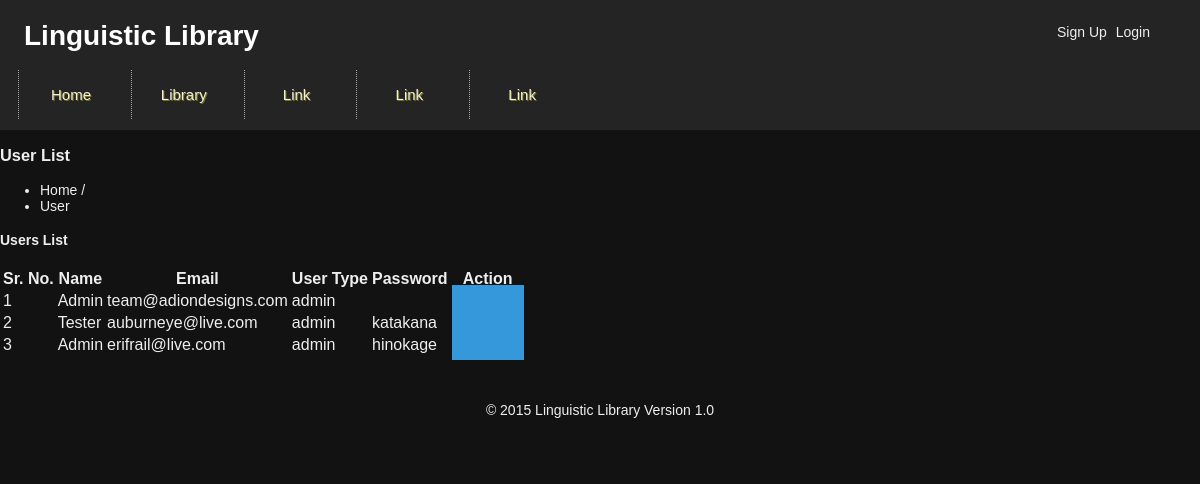
Before: /user_list.php with the older database file.
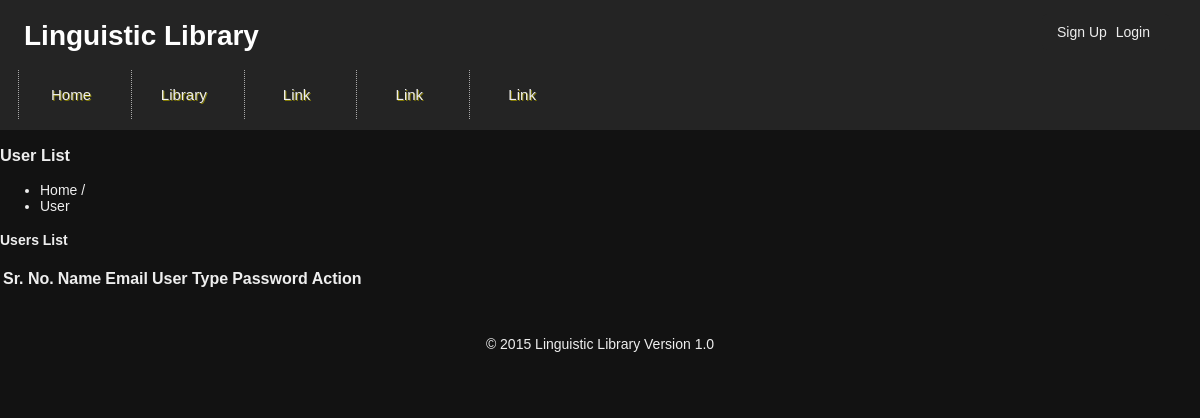
After: the same page with the newer database file.
### tables this page shows
CREATE TABLE IF NOT EXISTS `graphics` (
  `id` int(11) NOT NULL AUTO_INCREMENT,
  `frontpage_background` varchar(255) NOT NULL,
  `banner_background` varchar(255) NOT NULL,
  `favicon` varchar(255) NOT NULL,
  `website_name` varchar(255) NOT NULL,
  `footer_html1` text NOT NULL,
  `footer_html2` text NOT NULL,
  `footer_html3` text NOT NULL,
  PRIMARY KEY (`id`)
);

CREATE TABLE IF NOT EXISTS `navigation_menu` (
  `id` int(11) NOT NULL AUTO_INCREMENT,
  `page_desc` varchar(30) NOT NULL,
  `page_name` varchar(50) NOT NULL,
  `is_page_display` enum('N','Y') NOT NULL,
  `page_order` int(1) NOT NULL,
  `url` text NOT NULL,
  PRIMARY KEY (`id`)
);

CREATE TABLE IF NOT EXISTS `user_register` (
  `id` int(20) NOT NULL AUTO_INCREMENT,
  `name` varchar(20) NOT NULL,
  `display_email` varchar(50) NOT NULL,
  `password` varchar(50) NOT NULL,
  `follow_tags` varchar(255) NOT NULL,
  `user_type` enum('reader','author','admin') NOT NULL,
  `approval_required` enum('N','Y') NOT NULL,
  `date_added` datetime NOT NULL,
  `is_active` enum('N','Y') NOT NULL,
  PRIMARY KEY (`id`)
);

### web/includes/DbSql.inc.php (called while the page is built, shortened)
<?php
Class DBSQL
{
   function DBSQL($DB_NAME)
   {
	  global $DB_HOST,$DB_USER,$DB_PASS;
	  $conn=mysql_connect($DB_HOST,$DB_USER,$DB_PASS);
	  $this->CONN = $conn;
	  return true;
   }
   function select($sql="")
   {
	    $conn = $this->CONN;
	  $results = mysql_query($sql,$conn);
      $count = 0;
      $data = array();
      while ($row =@mysql_fetch_array($results)) {
         $data[$count] = $row;
         $count++;
      }
      return $data;
   }
}
?>

### web/includes/applicationTop.php (called while the page is built, shortened)
<?php
	$myvar	= explode("/",$_SERVER['PHP_SELF']);
	if(in_array("admin",$myvar) || in_array("publisher-admin",$myvar) || in_array("subscriber-admin",$myvar) || in_array("chat",$myvar) )
	{
		$root="../";
	}
	else
	{
		$root="";
	}
	include_once($root."includes/connectdb.php");
	include_once($root."includes/DbSql.inc.php");
	include_once($root."includes/PicSql.inc.php");
	$db		= new PicSQL($DB_NAME);
?>

### web/includes/PicSql.inc.php (called while the page is built, shortened)
<?php
Class PicSQL extends DBSQL
{
	function select_data($sql)
	{
		$result = $this->select($sql);
		return $result;
	}
}
?>

### web/user_list.php (the view, shortened to what this page needs)
<?php
include("header.php");
$res_user	 =	$db->select_data("select * from user_register order by id");
	  ?>
 <h3 class="page-title">User List</h3>
                   <ul class="breadcrumb">
                       <li>
                           <a href="index.php">Home</a>
                           <span class="divider">/</span>
                       </li>
                       <li class="active" title="Users">
                          User
                       </li>
                   </ul>
            <div class="row-fluid">
                <div class="span12">
                <div class="widget gray">
                    <div class="widget-title">
                        <h4><i class="icon-reorder"></i>Users List</h4>
                    </div>
                    <div class="widget-body">
                        <table class="table table-striped table-bordered" id="sample_1">
                            <thead>
                            <tr>
                                <th class="align_center_t">Sr. No.</th>
                                <th class="align_center_t">Name</th>
                                <th class="align_center_t">Email</th>
                                <th class="align_center_t">User Type</th>
                                <th class="align_center_t">Password</th>
                                <th class="align_center_t">Action</th>
                            </tr>
                            </thead>
                            <tbody>
                            <?php if($res_user) {
                            		for($i=0;$i<count($res_user);$i++)
									{
										$user_id=trim($res_user[$i]['id']);
										$user_name=trim($res_user[$i]['name']);
										$user_email=trim($res_user[$i]['display_email']);
										$user_type=trim($res_user[$i]['user_type']);
									    $user_pass=base64_decode(trim($res_user[$i]['password']));
										$user_status=trim($res_user[$i]['is_active']);
                            ?>
                            <tr class="odd gradeX">
                                <td class="align_center_t"><?php echo $i+1; ?></td>
                                <td class="align_center_t"><?php echo $user_name; ?></td>
                                <td class="align_center_t"><?php echo $user_email; ?>
                                </td>
                                <td class="align_center_t"><?php echo $user_type;?></td>
                                <td class="align_center_t"><?php echo $user_pass; ?></td>
                                <td class="align_center_t">
                                    <a style="color: #fff" href="user_list.php?del_id=<?php echo $user_id; ?>" class="btn btn-danger a_hover" title="Delete"><i class="icon-trash"></i></a>
                  <?php if($user_status=='Y')
				 {
			   ?>
			   <a href='user_list.php?deactive=<?php echo $user_id?>' class="btn btn-success" >
		         </a>
		      <?php   }
					else
					{
		      ?>
		       <a href='user_list.php?active=<?php echo $user_id?>' class="btn btn-danger">
		       	<i class="icon-ok"></i>
				 </a>
				<?php
					}
				?>
                                </td>
                            </tr>
                            <?php } } ?>
                            </tbody>
                        </table>
                    </div>
                </div>
                </div>
            </div>
<?php include("footer.php") ?>

### web/header.php (shortened to what this page needs)
<?php
include_once('includes/applicationTop.php');
	?>
	<?php
      $id      =$_GET['id'];
	  $postname=$_GET['postname'];
        ?>
<html><head>
<link rel="stylesheet" type="text/css" href="css/style_1.css">
<link rel="stylesheet" type="text/css" href="css/style_2column.css">
<link rel="stylesheet" href="css/style.css" />
<link rel="stylesheet" type="text/css" href="css/style_homepage.css">
</head>
<body>
<div class="main_wrap2 hwrap">
	<div class="headerbar">
		<?php
							 $sql="SELECT `website_name` FROM `graphics` where id=1";
							 $res =$db->select_data($sql);
							  $name =$res[0]['website_name'];
							 ?>
		<div class="website_name"><font color="white"><?php echo $name; ?></font></div>
       <div class="nav" style="float: right;margin-right: 24px;">
        <ul class="nav navbar-nav">
		  <li <?php if($page_nm=="register"){?>class="active"<?php } ?>><?php if($user_id==""){?><a href="register.php">Sign Up</a><?php } ?></li>
		  <li <?php if($page_nm=="login"){?>class="active"<?php } ?>>
		  		<?php   if($user_id!=""||$user!=""){
		  	?>
		  	<?php
		  	$name= basename($_SERVER['PHP_SELF']);
		  	if($name=="entry.php")
		  	{
		  	?>
		  	<a href="bookmark.php?id=<?php echo $id?>&postname=<?php echo $postname;?>" onclick="return bookmark()">Bookmark |</a>
           <?php } ?>
   	   	 Welcome,
		 <li class="active"><div><a href="profile_update.php" style="color:#907ED1;"><?php echo  $user_id." ";?></a> |
		 <a href="logout.php" class="log" id="log"><font color="white">Logout</font></a></div></li>
		  	<?php }
		  	else
		  	{
				   ?><a href="login.php">Login</a><?php
			}   ?></li>
     </ul></div>
     <?php
		$query="select *from navigation_menu where is_page_display='Y' order by page_order";
		$query1=$db->select_data($query);
		?>
		<div class="menu_m">
		<?php
	    for($i=0;$i<count($query1);$i++)
		{
		?>
		<a class="menubtn" href="<?php echo $query1[$i]['url']?>"><?php echo $query1[$i]['page_name'];?></a>&nbsp;
		<?php } ?>
		</div>
	</div>
	</div>

### web/footer.php
</body>
<div class="body_3" style="height:100px;">
<div class="footer_wrapper">
<div class="footer"><p class="footer_text1" align="center"> &copy; 2015 Linguistic Library Version 1.0</p></div>
</div>
</div>

### web/css/style_1.css (style rules this page uses)
html, body { height: 100%; min-height: 100%; }
body { margin: 0; font-family: Arial; font-size: 14px; background-color: #121212 !important; }
a { text-decoration: none; color: #888; }
.website_name { position: absolute; top: 0; left: 0; color: #000; z-index: 2000; float: left; font-size: 28px; font-weight: bold; font-family: Arial; padding-top: 20px; padding-left: 2%; }
.menu_m { float: right; padding-right: 0px; padding-top: 30px; color: white; }
.main_wrap2 { 90px; }
@media screen and (max-width: 1200px) { .website_name { position: relative; height: 40px; text-align: left; } }
@media screen and (max-width: 1200px) { .headerbar { height: 130px !important; } }
@media screen and (max-width: 1200px) { .main_wrap2 { height: 130px !important; } }
.btn { background-color: #3498DB; font-family: Arial; color: #FFF; font-size: 16px; padding: 7px 18px; text-decoration: none; border: none; cursor:pointer; }

### web/css/style.css (style rules this page uses)
html, body { height: 100%; min-height: 100%; }
body { margin: 0; font-family: Arial; font-size: 14px; background:url(../images/body_imgs.png) no-repeat top center; }
a { text-decoration: none; color: #FCFCFC; transition : color 0.2s ease-in 0s; }
ul.nav li { display: inline-block; margin-left:5px; }
.headerbar { float: left; width: 100%; }
.menu_m { position : absolute; left: 200px; color: white; margin-left: 188px; margin-top: -10px; z-index: 1; }
.navbar-nav { position: absolute !important; right: 30px !important; z-index: 200; }
.menubtn { border-left: 1px dotted #aaa; text-indent:0; display:inline-block; color:#ffffff; font-family:Arial; font-size:15px; font-weight:normal; font-style:normal; height:49px; line-height:49px; width:104px; text-decoration:none; text-align:center; text-shadow:1px 1px 0px #807805; }
@media screen and (max-width: 1200px) { .menu_m { position : absolute; left: 0px; color: white; margin-left: 18px !important; margin-top: 40px; padding-right: 0px !important; z-index: 1; } }

### web/css/style_homepage.css (style rules this page uses)
body { width: 100%; height: 100%; background-image: url('bg_1.png'); background-position: top center; background-repeat: no-repeat; background-size: 100% auto; margin: 0; font-family: Arial; font-size: 14px; color: #eee; }
a:link { text-decoration: none; color: #eee; }
.body_3 { width: 100%; height: 300px; background-color: #121212; float: left; }
.hwrap { height: 90px; }
.footer_wrapper { width: 700px; height: 40px; margin-left: auto; margin-right: auto; }
p.footer_text1 { margin: 45px 43px 10px; }

Changed rows visible on the page:
removed user_register: name "Admin", display_email "team@adiondesigns.com", user_type "admin"
removed user_register: name "Tester", display_email "auburneye@live.com", user_type "admin", password "katakana"
removed user_register: name "Admin", display_email "erifrail@live.com", user_type "admin", password "hinokage"
